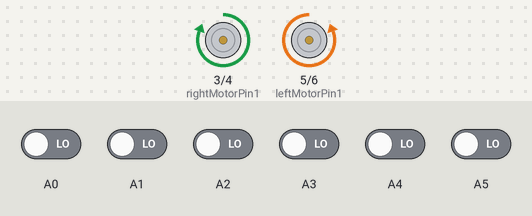
The sketch below on a simulated Arduino Nano, built with avr-gcc and run on an emulated ATmega328P. Parts: motor-driver pin pairs drawn as motors (green arrow = first pin HIGH = forward, orange = second pin HIGH = backward, longer = more drive). Inputs (shaded band) come from the test bench; at power-on: A0–5 LOW.

Above: at 19.2 s.
19.3 s: A2 driven HIGH
At 19.6 s:
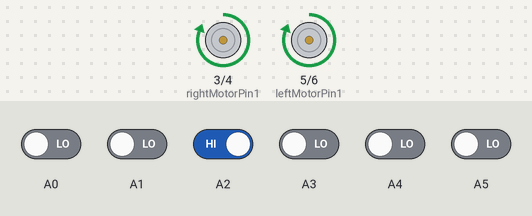
20.8 s: A5 driven HIGH
At 22.0 s:
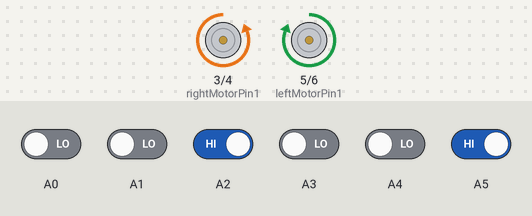
22.3 s: A5 driven LOW
At 23.0 s:
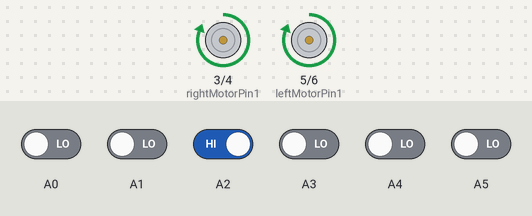
23.8 s: A0 driven HIGH
At 24.3 s:
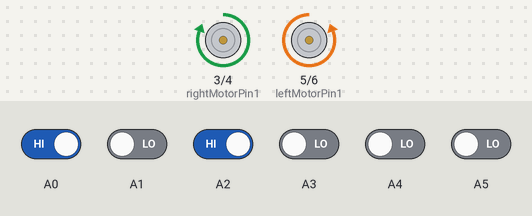
Timing chart, 0 to 26.3 s (numbered marks = the images above; inputs shaded):
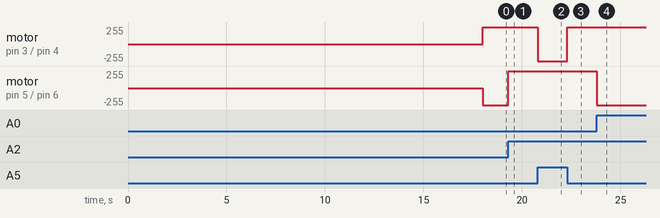

The sketch:

lfr-qt-8rc.ino
```cpp
//md.parves sultan//
//iub eee//
//code for qt8rc,lfr\\


#include <QTRSensors.h>

QTRSensorsRC qtrrc((unsigned char[]) {A0, A1, A2, A3, A4, A5, A6, A7}, 8);     // Initialize QTR-8RC sensor
const int rightMotorPin1 = 3;  // Motor A
const int rightMotorPin2 = 4;
const int leftMotorPin1 = 5;   // Motor B
const int leftMotorPin2 = 6;
const int motorSpeed = 150;    // Speed of the motors
unsigned int sensorValues[8];

void setup() {
  Serial.begin(9600);
  pinMode(rightMotorPin1, OUTPUT);
  pinMode(rightMotorPin2, OUTPUT);
  pinMode(leftMotorPin1, OUTPUT);
  pinMode(leftMotorPin2, OUTPUT);

  // Calibrate for initial readings
  for (int i = 0; i < 400; i++) {
    qtrrc.calibrate();
    delay(20);
  }
}

void loop() {
  int position = qtrrc.readLine(sensorValues);  // Get line position

  // Basic thresholding for turning decisions
  if (position < 2000) {
    // Turn left
    digitalWrite(rightMotorPin1, HIGH);
    digitalWrite(rightMotorPin2, LOW);
    digitalWrite(leftMotorPin1, LOW);
    digitalWrite(leftMotorPin2, HIGH);
  }
  else if (position > 3000) {
    // Turn right
    digitalWrite(rightMotorPin1, LOW);
    digitalWrite(rightMotorPin2, HIGH);
    digitalWrite(leftMotorPin1, HIGH);
    digitalWrite(leftMotorPin2, LOW);
  }
  else {
    // Move forward
    digitalWrite(rightMotorPin1, HIGH);
    digitalWrite(rightMotorPin2, LOW);
    digitalWrite(leftMotorPin1, HIGH);
    digitalWrite(leftMotorPin2, LOW);
  }

  delay(10);  // Small delay for stability
}
```

Measured:
- after the input at 19.3 s, motor on pin 5 (leftMotorPin1) / pin 6 (leftMotorPin2): backward 255/255 → forward 255/255 at once
- after the input at 20.8 s, motor on pin 3 (rightMotorPin1) / pin 4 (rightMotorPin2): forward 255/255 → backward 255/255 at once
- after the input at 22.3 s, motor on pin 3 (rightMotorPin1) / pin 4 (rightMotorPin2): backward 255/255 → forward 255/255 at once
- after the input at 23.8 s, motor on pin 5 (leftMotorPin1) / pin 6 (leftMotorPin2): forward 255/255 → backward 255/255 at once
